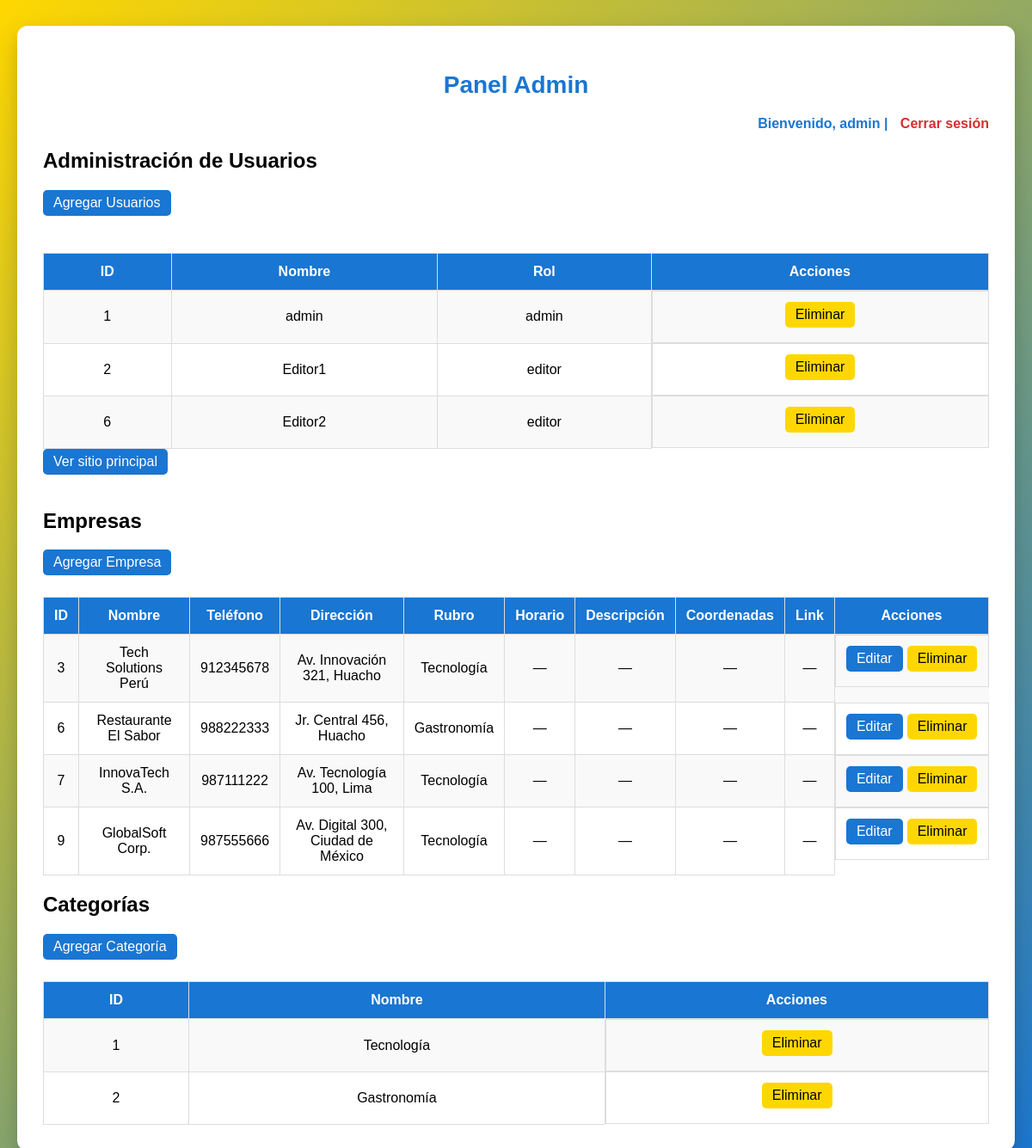
Page /login/admin.php (signed in) on the earlier database version.
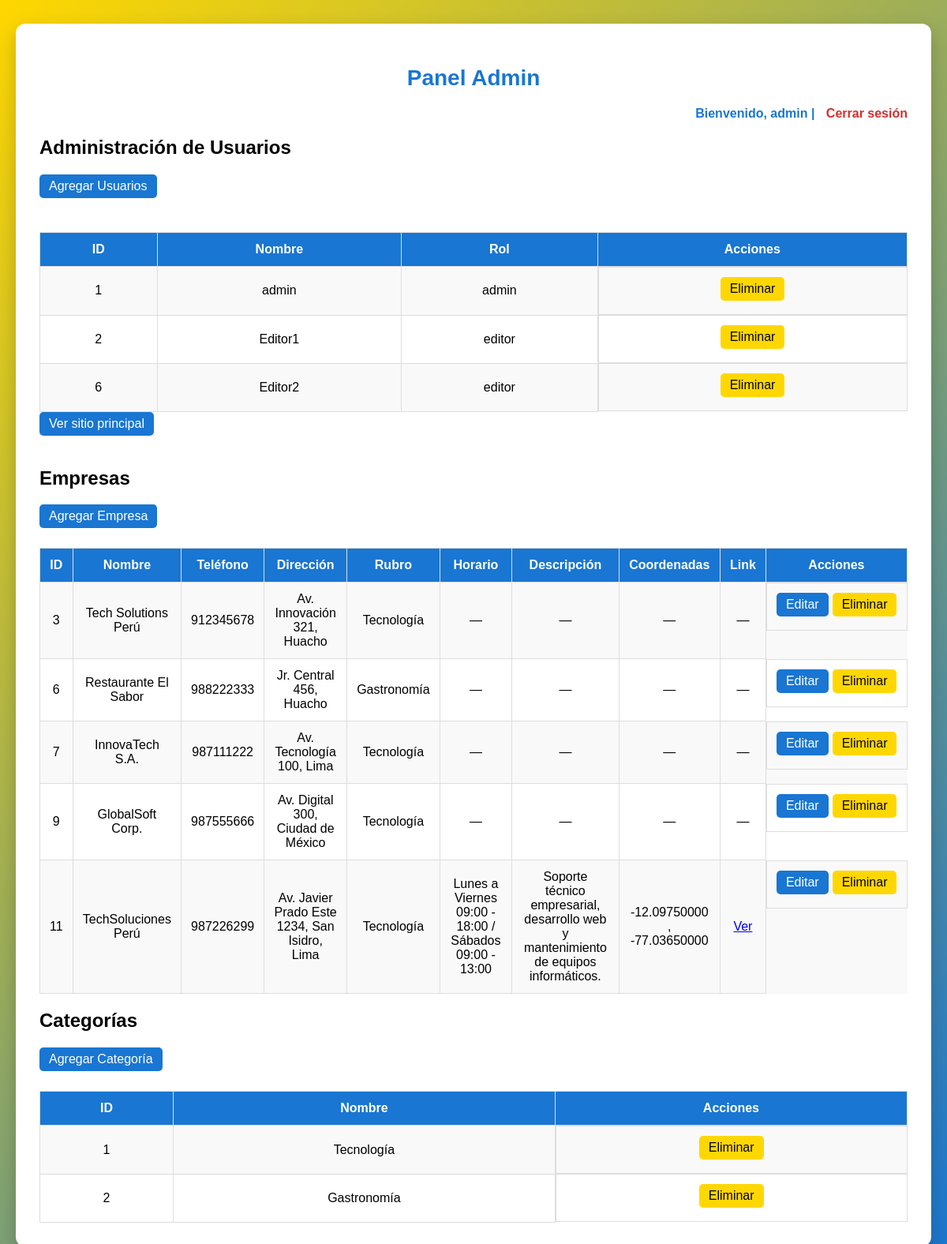
Same page on the later database version.
### tables this page shows
CREATE TABLE `usuarios` (
  `id_usuario` int(11) NOT NULL,
  `nombre` varchar(100) NOT NULL,
  `email` varchar(255) DEFAULT NULL,
  `contraseña_hash` varchar(255) NOT NULL,
  `rol` enum('admin','editor','viewer') DEFAULT 'viewer',
  `fecha_registro` timestamp NOT NULL DEFAULT current_timestamp()
);

CREATE TABLE `empresas` (
  `id_empresa` int(11) NOT NULL,
  `nombre` varchar(150) NOT NULL,
  `email` varchar(100) DEFAULT NULL,
  `telefono` varchar(20) DEFAULT NULL,
  `direccion` varchar(200) DEFAULT NULL,
  `id_categoria` int(11) DEFAULT NULL,
  `fecha_registro` timestamp NOT NULL DEFAULT current_timestamp(),
  `horario` varchar(100) DEFAULT NULL,
  `descripcion` text DEFAULT NULL,
  `latitud` decimal(10,8) DEFAULT NULL,
  `longitud` decimal(11,8) DEFAULT NULL,
  `link_empresa` varchar(255) DEFAULT NULL
);

CREATE TABLE `categorias` (
  `id_categoria` int(11) NOT NULL,
  `nombre` varchar(100) NOT NULL,
  `descripcion` text DEFAULT NULL
);

### login/admin.php (the view, shortened to what this page needs)
<?php
include '../db.php';
$rol = $_SESSION['rol'];
?>
<!DOCTYPE html>
<html lang="es">
<head>
<link rel="stylesheet" href="/clon/guiaempresarial.pe/assets/css/login.css">
</head>
<body>
<div class="panel-container">
<section class="panel">
<h1 class="panel-title">Panel <?= ucfirst($rol) ?></h1>
<div class="usuario-info">
Bienvenido, <?= htmlspecialchars($_SESSION['usuario']) ?> |
<a href="cerrar.php">Cerrar sesión</a>
</div>
<?php if ($rol === 'admin'): ?>
<h2>Administración de Usuarios</h2>
<a href="agregar.php" class="btn">Agregar Usuarios</a>
<br><br>
<table>
<tr>
<th>ID</th>
<th>Nombre</th>
<th>Rol</th>
<th>Acciones</th>
</tr>
<?php
$res = $conexion->query("SELECT id_usuario, nombre, rol FROM usuarios");
while($fila = $res->fetch_assoc()):
?>
<tr>
<td><?= $fila['id_usuario'] ?></td>
<td><?= htmlspecialchars($fila['nombre']) ?></td>
<td><?= htmlspecialchars($fila['rol']) ?></td>
<td class="acciones">
<a href="eliminar_usuario.php?id=<?= $fila['id_usuario'] ?>"
class="btn btn-danger"
onclick="return confirm('¿Seguro que deseas eliminar a este usuario?');">
Eliminar
</a>
</td>
</tr>
<?php endwhile; ?>
</table>
<?php endif; ?>
<a href="../index.php" class="btn" style="margin-bottom:20px; display:inline-block;">
Ver sitio principal
</a>
<h2>Empresas</h2>
<a href="agregar_empresa.php" class="btn">Agregar Empresa</a>
<table>
<tr>
<th>ID</th>
<th>Nombre</th>
<th>Teléfono</th>
<th>Dirección</th>
<th>Rubro</th>
<th>Horario</th>
<th>Descripción</th>
<th>Coordenadas</th>
<th>Link</th>
<th>Acciones</th>
</tr>
<?php
$res = $conexion->query("
SELECT
e.id_empresa,
e.nombre,
e.telefono,
e.direccion,
e.descripcion,
e.horario,
e.latitud,
e.longitud,
e.link_empresa,
c.nombre AS categoria
FROM empresas e
JOIN categorias c ON e.id_categoria = c.id_categoria
");
while($fila = $res->fetch_assoc()):
?>
<tr>
<td><?= $fila['id_empresa'] ?></td>
<td><?= htmlspecialchars($fila['nombre']) ?></td>
<td><?= htmlspecialchars($fila['telefono']) ?></td>
<td><?= htmlspecialchars($fila['direccion']) ?></td>
<td><?= htmlspecialchars($fila['categoria']) ?></td>
<td><?= !empty($fila['horario']) ? htmlspecialchars($fila['horario']) : '—' ?></td>
<td><?= !empty($fila['descripcion']) ? htmlspecialchars($fila['descripcion']) : '—' ?></td>
<td>
<?php if(!empty($fila['latitud']) && !empty($fila['longitud'])): ?>
<?= $fila['latitud'] ?> , <?= $fila['longitud'] ?>
<?php else: ?>
—
<?php endif; ?>
</td>
<td>
<?php if(!empty($fila['link_empresa'])): ?>
<a href="<?= htmlspecialchars($fila['link_empresa']) ?>" target="_blank">Ver</a>
<?php else: ?>
—
<?php endif; ?>
</td>
<td class="acciones">
<a href="editar.php?id=<?= $fila['id_empresa'] ?>" class="btn">Editar</a>
<a href="eliminar.php?id=<?= $fila['id_empresa'] ?>" class="btn btn-danger"
onclick="return confirm('¿Seguro que deseas eliminar esta empresa?');">
Eliminar
</a>
</td>
</tr>
<?php endwhile; ?>
</table>
<h2>Categorías</h2>
<a href="agregar_categoria.php" class="btn">Agregar Categoría</a>
<table>
<tr>
<th>ID</th>
<th>Nombre</th>
<th>Acciones</th>
</tr>
<?php
$res = $conexion->query("SELECT * FROM categorias");
while($fila = $res->fetch_assoc()):
?>
<tr>
<td><?= $fila['id_categoria'] ?></td>
<td><?= htmlspecialchars($fila['nombre']) ?></td>
<td class="acciones">
<a href="eliminar_categoria.php?id=<?= $fila['id_categoria'] ?>" class="btn btn-danger"
onclick="return confirm('¿Seguro que deseas eliminar esta categoría?');">
Eliminar
</a>
</td>
</tr>
<?php endwhile; ?>
</table>
</section>
</div>
</body>
</html>

### assets/css/login.css (style rules this page uses)
body { font-family: Arial, sans-serif; background: linear-gradient(135deg, #FFD700, #1976D2); margin: 0; min-height: 100vh; }
.panel-container { display: flex; justify-content: center; margin: 30px auto; padding: 0 20px; }
.panel { max-width: 1200px; background: #fff; border-radius: 12px; box-shadow: 0 10px 25px rgba(0,0,0,0.2); padding: 30px; }
.panel-title { text-align: center; color: #1976D2; font-size: 28px; margin-bottom: 20px; }
.usuario-info { text-align: right; margin-bottom: 20px; font-weight: bold; color: #1976D2; }
.usuario-info a { text-decoration: none; margin-left: 10px; color: #D32F2F; font-weight: bold; }
.panel table { width: 100%; border-collapse: collapse; margin-top: 20px; }
.panel table th, .panel table td { padding: 12px; border: 1px solid #ddd; text-align: center; }
.panel table th { background-color: #1976D2; color: #fff; }
.panel table tr:nth-child(even) { background-color: #f9f9f9; }
.panel .btn { padding: 6px 12px; border: none; border-radius: 5px; background-color: #1976D2; color: #fff; cursor: pointer; text-decoration: none; display: inline-block; transition: background 0.3s; margin-bottom: 5px; }
.panel .btn-danger { background-color: #FFD700; color: #000; }
.panel .acciones { display: flex; justify-content: center; gap: 5px; }

Differences in the rows shown:
added empresas: id_empresa "11", nombre "TechSoluciones Perú", telefono "987226299", direccion "Av. Javier Prado Este 1234, San Isidro, Lima", id_categoria.nombre "Tecnología", horario "Lunes a Viernes 09:00 - 18:00 / Sábados 09:00 - 13:00", descripcion "Soporte técnico empresarial, desarrollo web y mantenimiento de equipos informáticos.", latitud "-12.09750000", longitud "-77.03650000"
